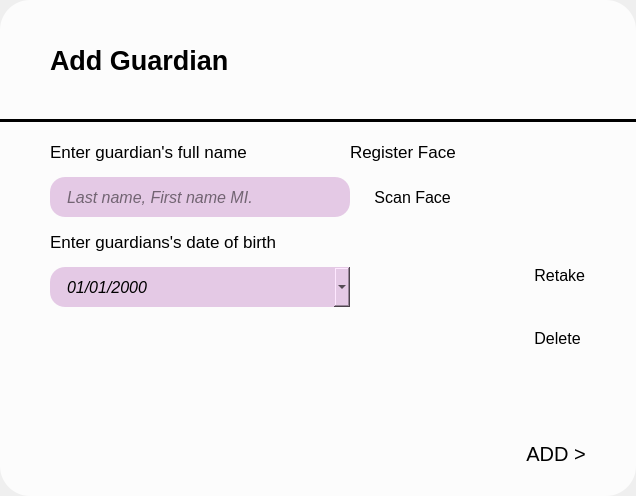
      <widget class="QWidget" name="addGuardianPage">
       <layout class="QHBoxLayout" name="horizontalLayout_29">
        <property name="spacing">
         <number>0</number>
        </property>
        <property name="leftMargin">
         <number>0</number>
        </property>
        <property name="topMargin">
         <number>0</number>
        </property>
        <property name="rightMargin">
         <number>0</number>
        </property>
        <property name="bottomMargin">
         <number>0</number>
        </property>
        <item>
         <widget class="QFrame" name="frame_37">
          <property name="styleSheet">
           <string notr="true">background-color: white;
background-color: rgba(255, 255, 255, 0.8);
border-radius: 30;

</string>
          </property>
          <property name="frameShape">
           <enum>QFrame::NoFrame</enum>
          </property>
          <layout class="QVBoxLayout" name="verticalLayout_17">
           <property name="spacing">
            <number>0</number>
           </property>
           <property name="leftMargin">
            <number>0</number>
           </property>
           <property name="topMargin">
            <number>10</number>
           </property>
           <property name="rightMargin">
            <number>0</number>
           </property>
           <property name="bottomMargin">
            <number>30</number>
           </property>
           <item>
            <widget class="QFrame" name="frame_41">
             <property name="styleSheet">
              <string notr="true">background-color: transparent;</string>
             </property>
             <property name="frameShape">
              <enum>QFrame::NoFrame</enum>
             </property>
             <layout class="QHBoxLayout" name="horizontalLayout_27">
              <property name="leftMargin">
               <number>50</number>
              </property>
              <property name="topMargin">
               <number>0</number>
              </property>
              <property name="rightMargin">
               <number>30</number>
              </property>
              <item>
               <widget class="QLabel" name="label_18">
                <property name="font">
                 <font>
                  <pointsize>20</pointsize>
                  <bold>true</bold>
                 </font>
                </property>
                <property name="styleSheet">
                 <string notr="true"/>
                </property>
                <property name="text">
                 <string>Add Guardian</string>
                </property>
               </widget>
              </item>
              <item>
               <spacer name="horizontalSpacer_13">
                <property name="orientation">
                 <enum>Qt::Horizontal</enum>
                </property>
                <property name="sizeHint" stdset="0">
                 <size>
                  <width>40</width>
                  <height>20</height>
                 </size>
                </property>
               </spacer>
              </item>
              <item>
               <widget class="QLabel" name="label_19">
                <property name="minimumSize">
                 <size>
                  <width>200</width>
                  <height>100</height>
                 </size>
                </property>
                <property name="maximumSize">
                 <size>
                  <width>200</width>
                  <height>100</height>
                 </size>
                </property>
                <property name="text">
                 <string/>
                </property>
                <property name="pixmap">
                 <pixmap>../assets/images/appLogo.png</pixmap>
                </property>
                <property name="scaledContents">
                 <bool>true</bool>
                </property>
               </widget>
              </item>
             </layout>
            </widget>
           </item>
           <item>
            <widget class="Line" name="line_6">
             <property name="styleSheet">
              <string notr="true">background-color: black;</string>
             </property>
             <property name="orientation">
              <enum>Qt::Horizontal</enum>
             </property>
            </widget>
           </item>
           <item>
            <widget class="QFrame" name="frame_42">
             <property name="sizePolicy">
              <sizepolicy hsizetype="Preferred" vsizetype="Expanding">
               <horstretch>0</horstretch>
               <verstretch>0</verstretch>
              </sizepolicy>
             </property>
             <property name="styleSheet">
              <string notr="true">background-color: transparent;</string>
             </property>
             <property name="frameShape">
              <enum>QFrame::NoFrame</enum>
             </property>
             <layout class="QHBoxLayout" name="horizontalLayout_31">
              <property name="spacing">
               <number>0</number>
              </property>
              <property name="leftMargin">
               <number>50</number>
              </property>
              <property name="topMargin">
               <number>20</number>
              </property>
              <property name="rightMargin">
               <number>50</number>
              </property>
              <property name="bottomMargin">
               <number>20</number>
              </property>
              <item>
               <widget class="QFrame" name="frame_44">
                <property name="styleSheet">
                 <string notr="true">background-color: transparent;</string>
                </property>
                <property name="frameShape">
                 <enum>QFrame::NoFrame</enum>
                </property>
                <layout class="QVBoxLayout" name="verticalLayout_21">
                 <property name="spacing">
                  <number>15</number>
                 </property>
                 <property name="leftMargin">
                  <number>0</number>
                 </property>
                 <property name="topMargin">
                  <number>0</number>
                 </property>
                 <property name="rightMargin">
                  <number>0</number>
                 </property>
                 <property name="bottomMargin">
                  <number>0</number>
                 </property>
                 <item>
                  <widget class="QLabel" name="guardianNameLabel_4">
                   <property name="maximumSize">
                    <size>
                     <width>16777215</width>
                     <height>20</height>
                    </size>
                   </property>
                   <property name="font">
                    <font>
                     <pointsize>13</pointsize>
                    </font>
                   </property>
                   <property name="text">
                    <string>Enter guardian's full name</string>
                   </property>
                  </widget>
                 </item>
                 <item>
                  <widget class="QLineEdit" name="newGuardianNameInput">
                   <property name="sizePolicy">
                    <sizepolicy hsizetype="Preferred" vsizetype="Preferred">
                     <horstretch>0</horstretch>
                     <verstretch>0</verstretch>
                    </sizepolicy>
                   </property>
                   <property name="minimumSize">
                    <size>
                     <width>300</width>
                     <height>40</height>
                    </size>
                   </property>
                   <property name="maximumSize">
                    <size>
                     <width>300</width>
                     <height>40</height>
                    </size>
                   </property>
                   <property name="font">
                    <font>
                     <pointsize>12</pointsize>
                     <italic>true</italic>
                    </font>
                   </property>
                   <property name="styleSheet">
                    <string notr="true">background-color: #E4C9E5;
border-radius: 15;
padding: 0 15px;
</string>
                   </property>
                   <property name="placeholderText">
                    <string>Last name, First name MI.</string>
                   </property>
                  </widget>
                 </item>
                 <item>
                  <widget class="QLabel" name="guardianDOBLabel_4">
                   <property name="maximumSize">
                    <size>
                     <width>16777215</width>
                     <height>20</height>
                    </size>
                   </property>
                   <property name="font">
                    <font>
                     <pointsize>13</pointsize>
                    </font>
                   </property>
                   <property name="text">
                    <string>Enter guardians's date of birth</string>
                   </property>
                  </widget>
                 </item>
                 <item>
                  <widget class="QDateEdit" name="newGuardianDOBInput">
                   <property name="sizePolicy">
                    <sizepolicy hsizetype="Preferred" vsizetype="Preferred">
                     <horstretch>0</horstretch>
                     <verstretch>0</verstretch>
                    </sizepolicy>
                   </property>
                   <property name="minimumSize">
                    <size>
                     <width>300</width>
                     <height>40</height>
                    </size>
                   </property>
                   <property name="maximumSize">
                    <size>
                     <width>300</width>
                     <height>40</height>
                    </size>
                   </property>
                   <property name="font">
                    <font>
                     <pointsize>12</pointsize>
                     <italic>true</italic>
                    </font>
                   </property>
                   <property name="styleSheet">
                    <string notr="true">background-color: #E4C9E5;
border-radius: 15;
padding: 0 15px;
</string>
                   </property>
                   <property name="currentSection">
                    <enum>QDateTimeEdit::MonthSection</enum>
                   </property>
                   <property name="displayFormat">
                    <string>MM/dd/yyyy</string>
                   </property>
                   <property name="calendarPopup">
                    <bool>true</bool>
                   </property>
                  </widget>
                 </item>
                 <item>
                  <spacer name="verticalSpacer_14">
                   <property name="orientation">
                    <enum>Qt::Vertical</enum>
                   </property>
                   <property name="sizeHint" stdset="0">
                    <size>
                     <width>20</width>
                     <height>40</height>
                    </size>
                   </property>
                  </spacer>
                 </item>
                </layout>
               </widget>
              </item>
              <item>
               <widget class="QFrame" name="frame_47">
                <property name="styleSheet">
                 <string notr="true">background-color: transparent;</string>
                </property>
                <property name="frameShape">
                 <enum>QFrame::NoFrame</enum>
                </property>
                <layout class="QGridLayout" name="gridLayout_4">
                 <property name="leftMargin">
                  <number>0</number>
                 </property>
                 <property name="topMargin">
                  <number>0</number>
                 </property>
                 <property name="rightMargin">
                  <number>0</number>
                 </property>
                 <property name="bottomMargin">
                  <number>0</number>
                 </property>
                 <property name="horizontalSpacing">
                  <number>0</number>
                 </property>
                 <property name="verticalSpacing">
                  <number>15</number>
                 </property>
                 <item row="0" column="0" colspan="2">
                  <widget class="QLabel" name="label_22">
                   <property name="maximumSize">
                    <size>
                     <width>16777215</width>
                     <height>20</height>
                    </size>
                   </property>
                   <property name="font">
                    <font>
                     <pointsize>13</pointsize>
                    </font>
                   </property>
                   <property name="text">
                    <string>Register Face</string>
                   </property>
                  </widget>
                 </item>
                 <item row="2" column="0">
                  <widget class="QLabel" name="imgPlaceholder">
                   <property name="minimumSize">
                    <size>
                     <width>150</width>
                     <height>150</height>
                    </size>
                   </property>
                   <property name="maximumSize">
                    <size>
                     <width>150</width>
                     <height>150</height>
                    </size>
                   </property>
                   <property name="font">
                    <font>
                     <pointsize>12</pointsize>
                     <underline>true</underline>
                    </font>
                   </property>
                   <property name="text">
                    <string/>
                   </property>
                   <property name="pixmap">
                    <pixmap>../assets/images/face.png</pixmap>
                   </property>
                   <property name="scaledContents">
                    <bool>true</bool>
                   </property>
                  </widget>
                 </item>
                 <item row="1" column="0">
                  <widget class="QPushButton" name="scanFaceBtn">
                   <property name="minimumSize">
                    <size>
                     <width>0</width>
                     <height>40</height>
                    </size>
                   </property>
                   <property name="maximumSize">
                    <size>
                     <width>16777215</width>
                     <height>40</height>
                    </size>
                   </property>
                   <property name="font">
                    <font>
                     <pointsize>12</pointsize>
                    </font>
                   </property>
                   <property name="styleSheet">
                    <string notr="true">text-align: left;
padding-left: 20px;
</string>
                   </property>
                   <property name="text">
                    <string> Scan Face</string>
                   </property>
                   <property name="icon">
                    <iconset>
                     <normaloff>../assets/icons/plus-square.svg</normaloff>../assets/icons/plus-square.svg</iconset>
                   </property>
                   <property name="iconSize">
                    <size>
                     <width>25</width>
                     <height>25</height>
                    </size>
                   </property>
                   <property name="checkable">
                    <bool>false</bool>
                   </property>
                  </widget>
                 </item>
                 <item row="2" column="1">
                  <widget class="QFrame" name="frame_48">
                   <property name="styleSheet">
                    <string notr="true">background-color: transparent;</string>
                   </property>
                   <property name="frameShape">
                    <enum>QFrame::StyledPanel</enum>
                   </property>
                   <property name="frameShadow">
                    <enum>QFrame::Raised</enum>
                   </property>
                   <layout class="QVBoxLayout" name="verticalLayout_22">
                    <property name="spacing">
                     <number>10</number>
                    </property>
                    <property name="leftMargin">
                     <number>30</number>
                    </property>
                    <property name="topMargin">
                     <number>0</number>
                    </property>
                    <property name="rightMargin">
                     <number>0</number>
                    </property>
                    <property name="bottomMargin">
                     <number>0</number>
                    </property>
                    <item>
                     <widget class="QPushButton" name="retakeBtn">
                      <property name="font">
                       <font>
                        <pointsize>12</pointsize>
                       </font>
                      </property>
                      <property name="styleSheet">
                       <string notr="true">text-align: left;</string>
                      </property>
                      <property name="text">
                       <string> Retake</string>
                      </property>
                      <property name="icon">
                       <iconset>
                        <normaloff>../assets/icons/repeat.svg</normaloff>../assets/icons/repeat.svg</iconset>
                      </property>
                      <property name="iconSize">
                       <size>
                        <width>20</width>
                        <height>20</height>
                       </size>
                      </property>
                     </widget>
                    </item>
                    <item>
                     <widget class="QPushButton" name="deleteBtn">
                      <property name="font">
                       <font>
                        <pointsize>12</pointsize>
                       </font>
                      </property>
                      <property name="styleSheet">
                       <string notr="true">text-align: left;</string>
                      </property>
                      <property name="text">
                       <string> Delete</string>
                      </property>
                      <property name="icon">
                       <iconset>
                        <normaloff>../assets/icons/trash-2.svg</normaloff>../assets/icons/trash-2.svg</iconset>
                      </property>
                      <property name="iconSize">
                       <size>
                        <width>20</width>
                        <height>20</height>
                       </size>
                      </property>
                     </widget>
                    </item>
                   </layout>
                  </widget>
                 </item>
                 <item row="3" column="0">
                  <spacer name="verticalSpacer_13">
                   <property name="orientation">
                    <enum>Qt::Vertical</enum>
                   </property>
                   <property name="sizeHint" stdset="0">
                    <size>
                     <width>20</width>
                     <height>40</height>
                    </size>
                   </property>
                  </spacer>
                 </item>
                </layout>
               </widget>
              </item>
             </layout>
            </widget>
           </item>
           <item alignment="Qt::AlignBottom">
            <widget class="QFrame" name="frame_45">
             <property name="sizePolicy">
              <sizepolicy hsizetype="Preferred" vsizetype="Expanding">
               <horstretch>0</horstretch>
               <verstretch>0</verstretch>
              </sizepolicy>
             </property>
             <property name="styleSheet">
              <string notr="true">background-color: transparent;</string>
             </property>
             <property name="frameShape">
              <enum>QFrame::NoFrame</enum>
             </property>
             <layout class="QHBoxLayout" name="horizontalLayout_28">
              <property name="spacing">
               <number>10</number>
              </property>
              <property name="leftMargin">
               <number>50</number>
              </property>
              <property name="topMargin">
               <number>0</number>
              </property>
              <property name="rightMargin">
               <number>50</number>
              </property>
              <property name="bottomMargin">
               <number>0</number>
              </property>
              <item>
               <widget class="QPushButton" name="backToViewGuardianBtn_2">
                <property name="text">
                 <string/>
                </property>
                <property name="icon">
                 <iconset>
                  <normaloff>../assets/icons/arrow-left.svg</normaloff>../assets/icons/arrow-left.svg</iconset>
                </property>
                <property name="iconSize">
                 <size>
                  <width>30</width>
                  <height>30</height>
                 </size>
                </property>
               </widget>
              </item>
              <item>
               <spacer name="horizontalSpacer_14">
                <property name="orientation">
                 <enum>Qt::Horizontal</enum>
                </property>
                <property name="sizeHint" stdset="0">
                 <size>
                  <width>40</width>
                  <height>20</height>
                 </size>
                </property>
               </spacer>
              </item>
              <item>
               <widget class="QPushButton" name="addSaveBtn">
                <property name="sizePolicy">
                 <sizepolicy hsizetype="Preferred" vsizetype="Preferred">
                  <horstretch>0</horstretch>
                  <verstretch>0</verstretch>
                 </sizepolicy>
                </property>
                <property name="font">
                 <font>
                  <pointsize>15</pointsize>
                  <bold>false</bold>
                  <underline>false</underline>
                 </font>
                </property>
                <property name="styleSheet">
                 <string notr="true"/>
                </property>
                <property name="text">
                 <string>ADD &gt;</string>
                </property>
               </widget>
              </item>
             </layout>
            </widget>
           </item>
          </layout>
         </widget>
        </item>
       </layout>
      </widget>
